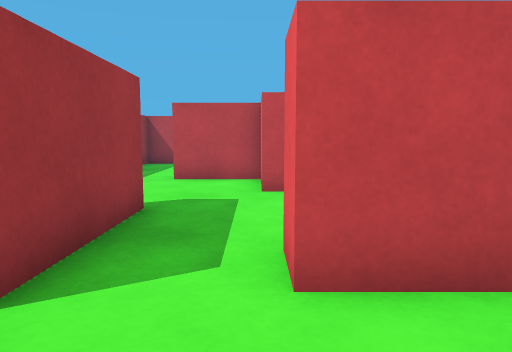
[1] (above)

20 first-person views from a walk through a scene from a Unity 3-D project. The camera is 0.55 m above the floor, tilts 6° down and sees 70° across. The floor is counted in squares, 0.5 m on a side. Each view is taken from the middle of a square. On the plan, view 1 faces up. The plan holds only what a view shows up to about 14 squares ahead; the rest is blank.

[2]
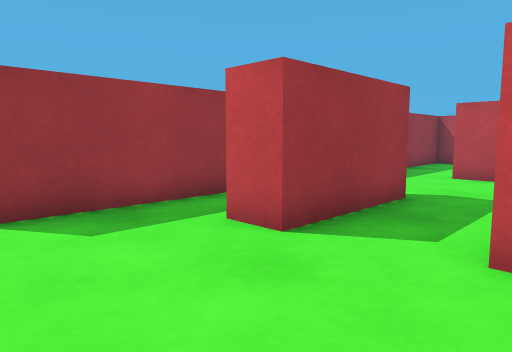

[3]
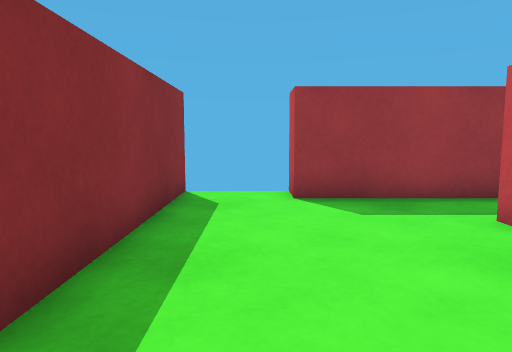

[4]
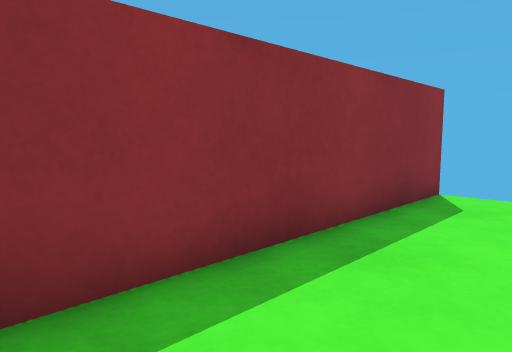

[5]
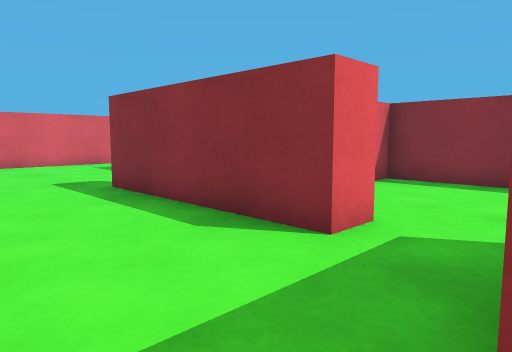

[6]
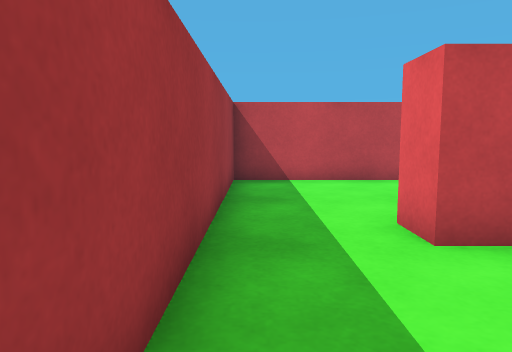

[7]
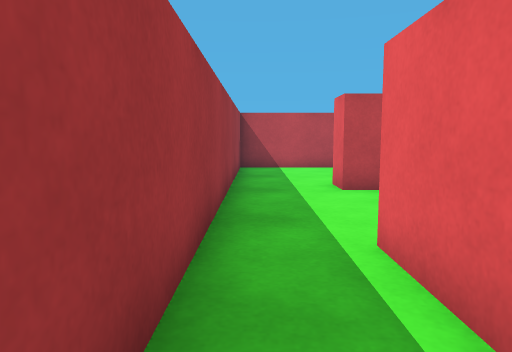

[8]
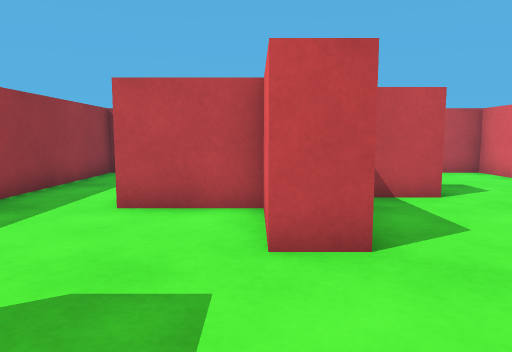

[9]
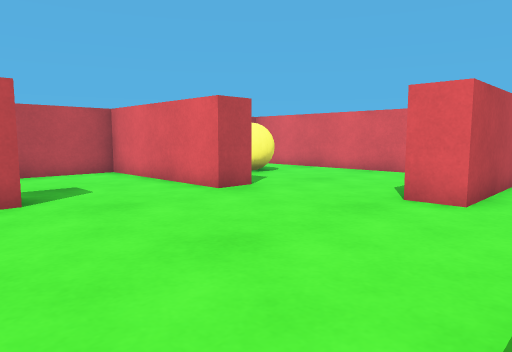

[10]
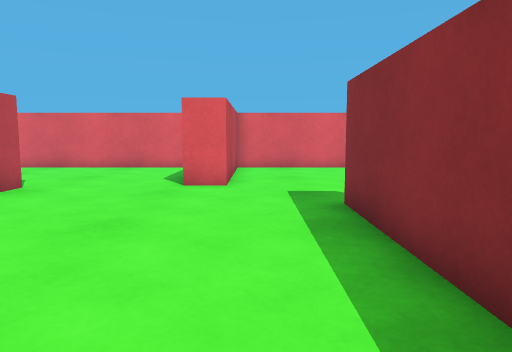

[11]
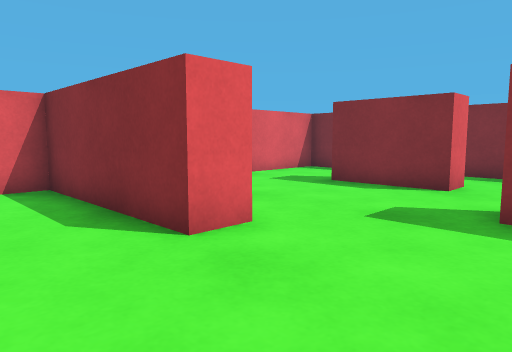

[12]
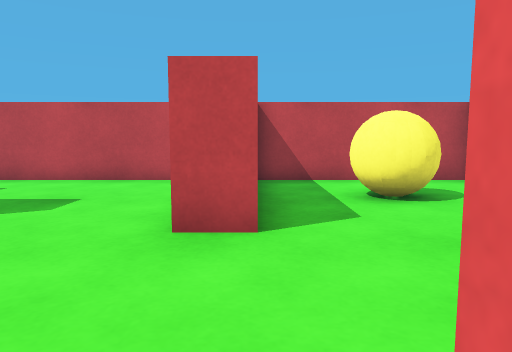

[13]
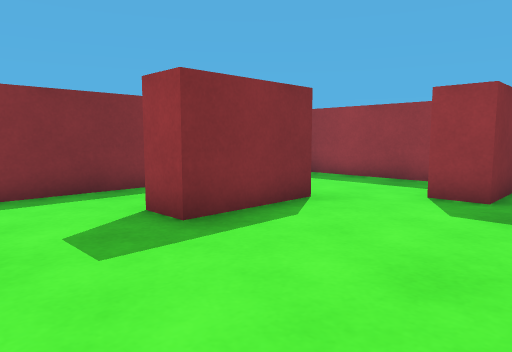

[14]
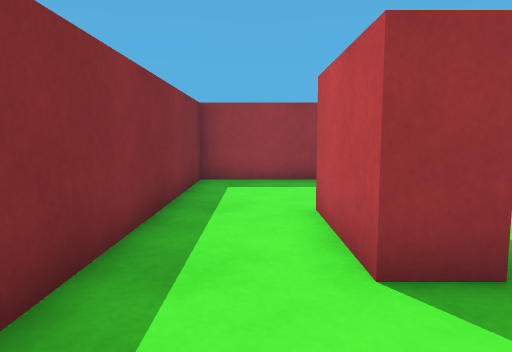

[15]
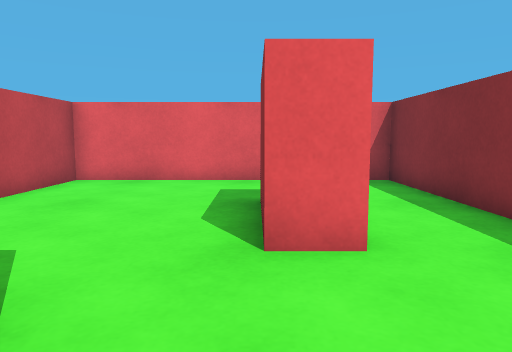

[16]
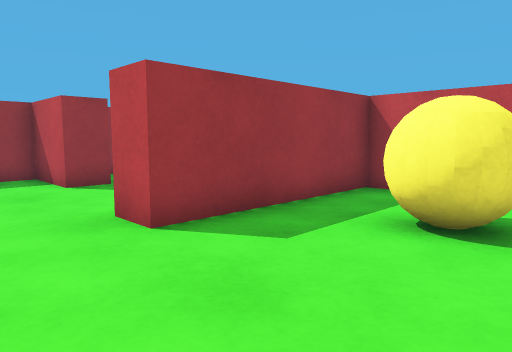

[17]
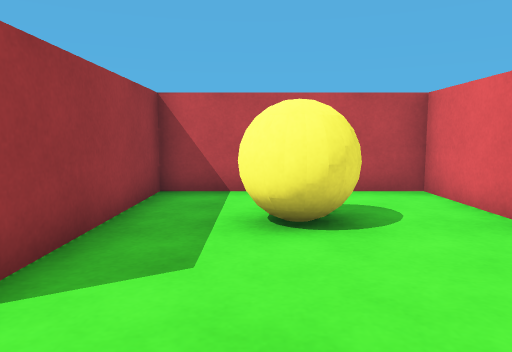

[18]
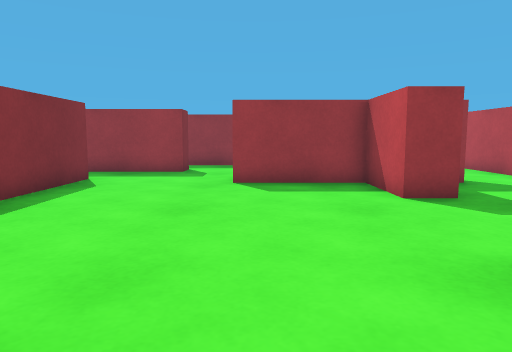

[19]
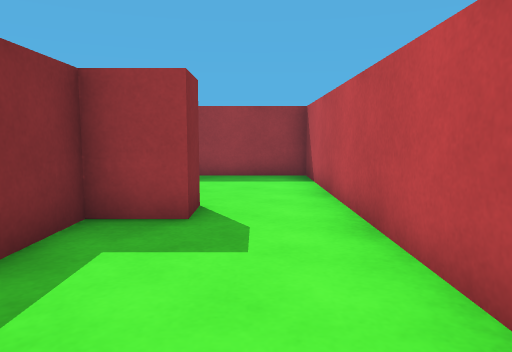

[20]
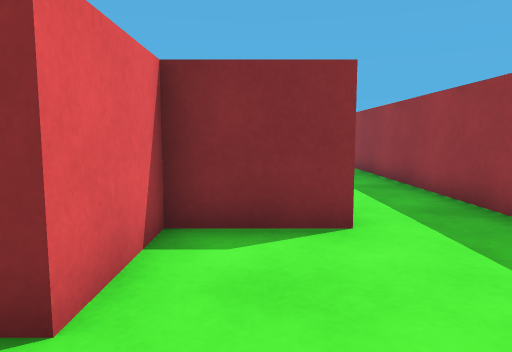

### Floor plan
Ten units are one square. View 1 is at (0, 0); x grows to the right and y downward. Boxes are objects, and circles mark ways between rooms. Rooms are numbered by the first view taken in them; rooms with no view inside come last. Other rooms are left out.
<svg viewBox="-61 -160 201 190">
<path fill="none" stroke="#000" d="M-18 -22 -29 -22M19 -25 1 -25M-46 -24 -46 3 -56 3M-56 25 24 25 24 18M1 -74 1 -131M-4 -155 -46 -155 -46 -24M-28 -36 -28 -56 -18 -56M34 -16 34 25 135 25 135 -57 84 -57 84 -67M80 -102 70 -102 70 -155 -4 -155M1 -25 1 -35 60 -35 60 -25M-18 -56 -18 -22M1 -131 11 -131 11 -74 1 -74M84 -67 135 -67 135 -155 80 -155 80 -102"/>
<rect x="-25" y="-115" width="30" height="20" fill="#bbb"><title>red block</title></rect>
<rect x="15" y="-125" width="20" height="20" fill="#bbb"><title>red block</title></rect>
<rect x="75" y="-15" width="30" height="20" fill="#bbb"><title>red block</title></rect>
<rect x="95" y="-135" width="20" height="20" fill="#bbb"><title>yellow ball</title></rect>
<circle cx="-40" cy="-20" r="3" fill="#2a7"/>
<circle cx="-5" cy="-30" r="3" fill="#2a7"/>
<circle cx="-10" cy="-65" r="3" fill="#2a7"/>
<circle cx="5" cy="-145" r="3" fill="#2a7"/>
<circle cx="85" cy="-85" r="3" fill="#2a7"/>
<text x="-10" y="0">1</text>
<text x="-30" y="-100">2</text>
<text x="60" y="-50">3</text>
<text x="110" y="-110">4</text>
</svg>
Room 1 opens to room 2. Room 1 opens to room 3. Room 2 opens to room 3. Room 3 opens to room 4.

Where each view was taken, in squares from view 1:
view 1: 0 up, 0 right, facing up
view 2: 1 down, 1 right, facing up-left
view 3: 1 down, 2 right, facing left
view 4: 0 up, 2 right, facing down-left
view 5: 7 up, 2 left, facing down-right
view 6: 6 up, 4 left, facing up
view 7: 2 up, 4 left, facing up
view 8: 4 up, 0 right, facing up
view 9: 4 up, 2 right, facing up-right
view 10: 5 up, 0 right, facing right
view 11: 9 up, 5 right, facing down-right
view 12: 6 up, 8 right, facing up
view 13: 5 up, 13 right, facing down-left
view 14: 1 down, 13 right, facing left
view 15: 1 up, 4 right, facing right
view 16: 8 up, 12 right, facing up-left
view 17: 8 up, 10 right, facing up
view 18: 8 up, 10 right, facing left
view 19: 14 up, 6 right, facing left
view 20: 15 up, 1 left, facing down
